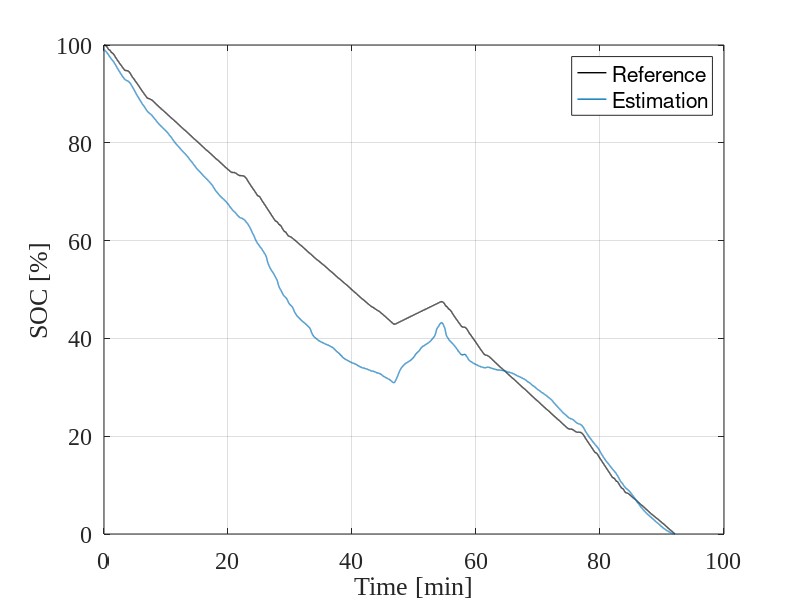

Reproduce this figure in MATLAB.
clear variables

%% Load battery type parameter database

BatType = 2;% 0 LCO, 1 LFP, 2 NMC

switch BatType
    case 0 %LCO
        t0=9.2;             % Nominal battery thickness
        load param_LCO.mat
        param=param_LCO;
        param.cyc=44;       % Set the aging level 1: first RPT, 44: last RPT. Reference: 10.5281/zenodo.14914172
    case 1 %LFP
        t0=27;              % Nominal battery thickness
        load param_LFP10.mat
        param=param_LFP10;
        param.cyc=1;
    case 2 %NMC
        t0=14;              % Nominal battery thickness
        load param_NMC2.mat
        param=param_NMC2;
        param.cyc=1;
end


%% Load test data

switch BatType
    case 0 %LCO
        load("Meas_LCO_DST1.mat")
    case 1 % LFP
        load("Meas_LFP10_DST1.mat")
        % load("Meas_LFP10_DriveCycle_1.mat")
    case 2 % NMC
        % load("Meas_NMC2_DST1.mat")
        load("Meas_NMC2_DriveCycle_3.mat")
end

% Compensate temperature on deformation measurements
Meas.Deformation = Meas.Deformation - t0.*param.alfa*(Meas.Temperature-Meas.Temperature(1));
Meas.Deformation=Meas.Deformation-Meas.Deformation(end);

n = length(Meas.Time);
deltat = Meas.Time(3)-Meas.Time(2);           %Sampling interval [s]


%% Compute the reference "TRUE" SOC with Coulomb counting for comparison

Ah = zeros(n,1);
Ah_current_sensor = zeros(n,1);
for i=2:n
    Ah(i) = Ah(i-1)+Meas.TrueCurrent(i).*(deltat/3600);
    Ah_current_sensor(i) = Ah_current_sensor(i-1)+Meas.Current(i).*(deltat/3600);
end


switch BatType
    case 0 %LCO
        nominalCap                      = Ah(end); % Or, param.Q;
    case 1 %LFP
        nominalCap                      = Ah(end); % Or, param.Q;
    case 2 %NMC
        nominalCap                      = Ah(end); % Or, param.Q;
end
SOC0_cc                         = 1;
soc_cc                          = (SOC0_cc * nominalCap - Ah)./nominalCap;  % Calculate the SOC using Coloumb Counting for comparison
soc_current                     = (SOC0_cc * nominalCap - Ah_current_sensor)./nominalCap;
T                               = 20;


%% RUN

soc=interp1((flip(param.DthkD{param.cyc}))/1,param.SOC,Meas.Deformation); % Invert the deformation characteristics recorded during discharge
err=sqrt(mean((100*(soc(145:end)-soc_cc(145:end))).^2));


%% PLOT

figure();
p1=subplot(1,1,1);
plot(Meas.Time./60,soc_cc.*100,'k','linewidth',1); hold on; plot(Meas.Time./60,soc.*100,'linewidth',1)
set(p1,'TickLabelInterpreter', 'tex','FontSize',17,'FontName','Times New Roman')
xlabel('Time [min]')
ylabel('SOC [%]')
legend('Reference','Estimation')
grid on
ylim([0 100])